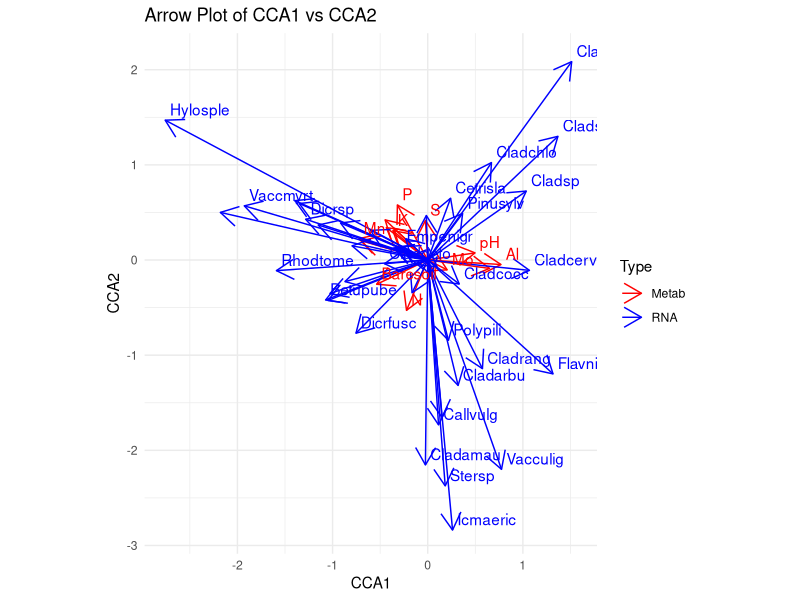

R code for this plot:

library(vegan)
library(ggplot2)
data(varespec, varechem)
ord <- cca(varespec , varechem)
# plot(ord)
# # DF 中含有两列，分别是CCA1和CCA2,行名是特征名
# DF=ord$CCA$biplot[,c(1:2)]
# # 基于此表帮我画个牵头图，横轴为CCA1，纵轴为CCA2,并且标注行名
# plot(DF, type="n")

# 假设ord$CCA$biplot已经存在，并且已经提取了前两列作为CCA1和CCA2
Df_omic1 <- ord$CCA$biplot[, 1:2] |> data.frame()
Df_omic1$Type <- "Metab"
Df_omic2 <- ord$CCA$v[, 1:2] |> data.frame()
Df_omic2$Type <- "RNA"
# 合并两个数据框
Df.all <- rbind(Df_omic1, Df_omic2)

# 将行名转换为数据框的一列，用于标注
Df.all$features <- rownames(Df.all)

# 绘制箭头图,箭头颜色按照数据框中的Type列进行区分，让label稍微偏移一点，避免重叠
library(ggplot2)

ggplot(Df.all, aes(x = 0, y = 0, xend = CCA1, yend = CCA2, color = Type, label = features)) +
  geom_segment(aes(xend = CCA1, yend = CCA2), arrow = arrow(length = unit(0.2, "inches"))) +
  geom_text(aes(x = CCA1, y = CCA2), hjust = 0, vjust = 0, nudge_x = 0.05, nudge_y = 0.05, check_overlap = TRUE, show.legend = FALSE) +
  theme_minimal() +
  labs(x = "CCA1", y = "CCA2", title = "Arrow Plot of CCA1 vs CCA2") +
  coord_fixed() +
  scale_color_manual(values = c("red", "blue", "green")) +  # 根据你的Type列的实际值调整颜色
  guides(color = guide_legend(override.aes = list(shape = 16)))  # 确保图



# HEATMAP
## Df.all对CCA1开平方与CCA2开平方,然后求和，作为距离
Df.all$dist <- sqrt(Df.all$CCA1^2 + Df.all$CCA2^2)
Df.all=Df.all[order(Df.all$dist,decreasing = T),]





#
# plot(ord, display=c("sp","bp"), arrowan=0.8)
# plot(ord, display=c("bp","cn"), arrowan=0.8)
# plot(ord, display = "all", type = "n")
# # plot(ord, choices = c(1, 2), display = c("all"))
# 
# ## biplot scores
# bip <- scores(ord, choices = 1:2, display = "bp")
# 
# ## scaling factor for arrows to fill 80% of plot
# (mul <- ordiArrowMul(bip, fill = 0.8))
# bip.scl <- bip * mul                    # Scale the biplot scores
# labs <- rownames(bip)                   # Arrow labels
# 
# ## calculate coordinate of labels for arrows
# (bip.lab <- ordiArrowTextXY(bip.scl, rescale = FALSE, labels = labs))
# 
# ## draw arrows and text labels
# arrows(0, 0, bip.scl[,1], bip.scl[,2], length = 0.1)
# text(bip.lab, labels = labs)
# 
# ## Handling of ordination objects directly
# mul2 <- ordiArrowMul(ord, display = "bp", fill = 0.8)
# stopifnot(all.equal(mul, mul2))
